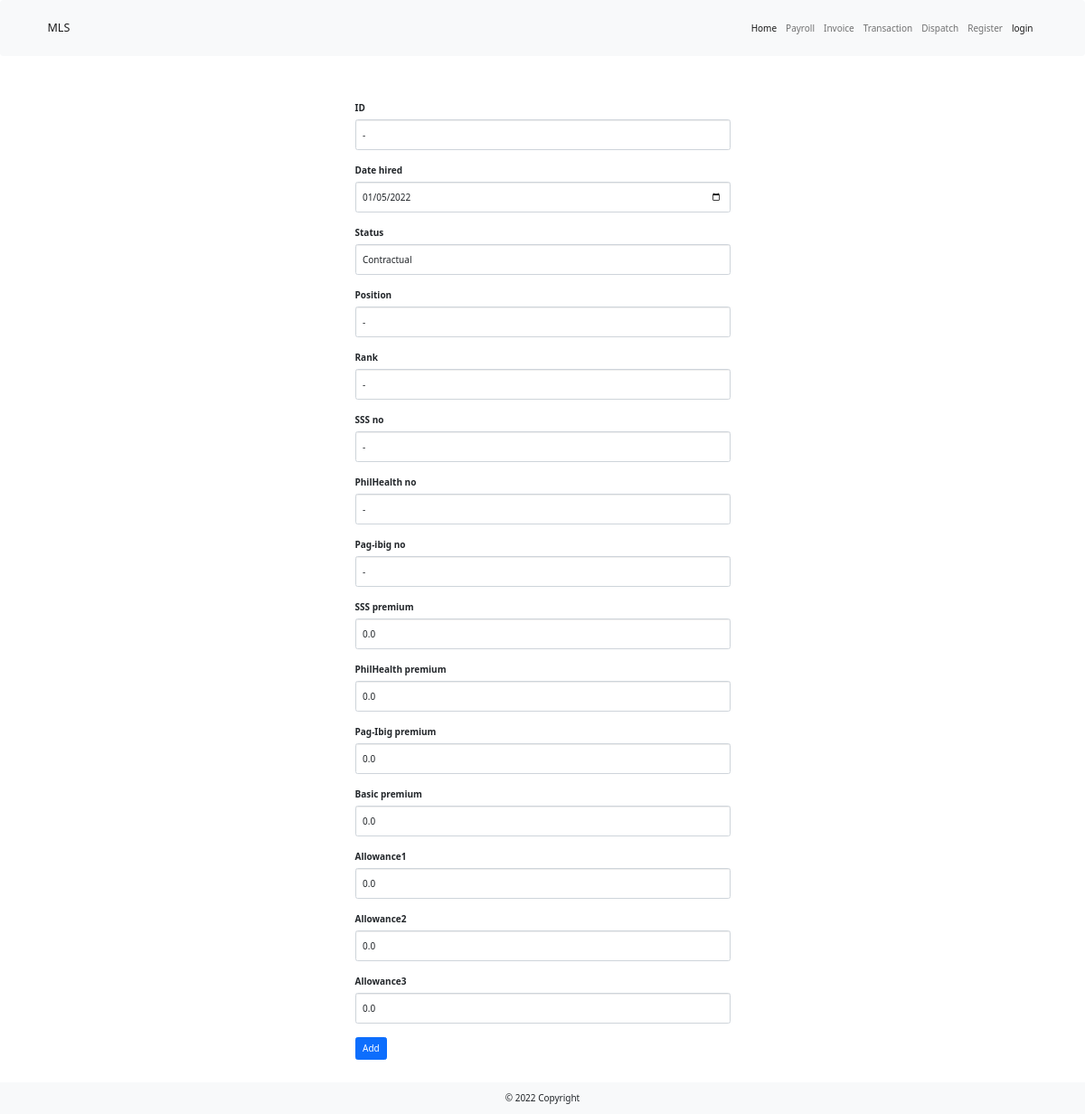
The page /employee_admin_edit/2 on the database as committed earlier.
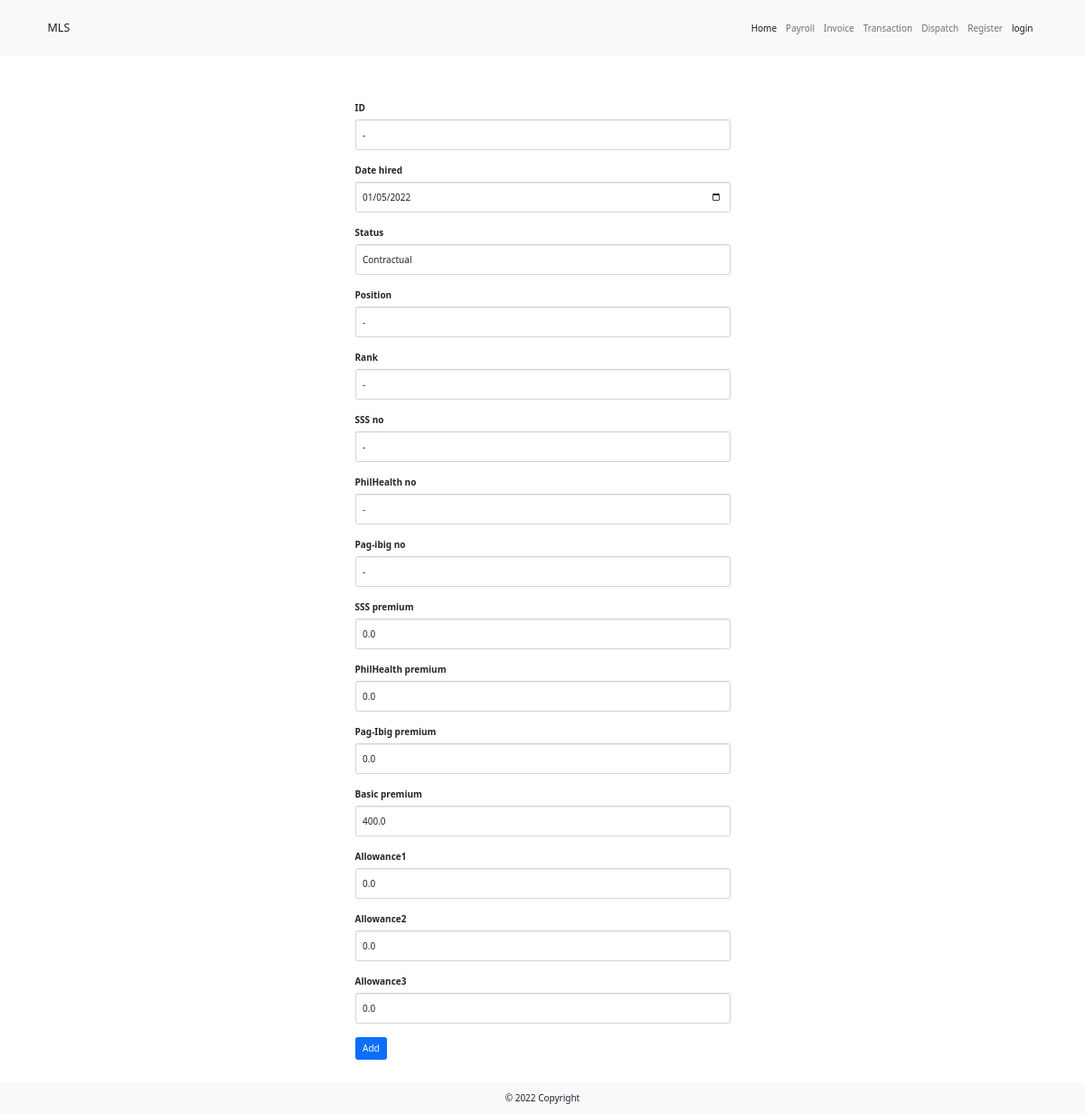
The same page on the database as committed later.
### main.py (models this page shows)
class EmployeeProfileTable(UserMixin, db.Model):
    __tablename__ = "employee"
    id = db.Column(db.Integer, primary_key=True, unique=True)
    first_name = db.Column(db.String(100), nullable=False)
    middle_name = db.Column(db.String(100), nullable=False)
    last_name = db.Column(db.String(100), nullable=False)
    extn_name = db.Column(db.String(100), nullable=False)
    full_name = db.Column(db.String(100), nullable=False)
    birthday = db.Column(db.String(100), nullable=False)
    gender = db.Column(db.String(100), nullable=False)
    contact_no = db.Column(db.String(100), nullable=False)
    facebook = db.Column(db.String(100))
    address = db.Column(db.String(100))
    employee_id = db.Column(db.String(100))
    date_hired = db.Column(db.String(100))
    date_resigned = db.Column(db.String(100))
    employment_status = db.Column(db.String(100))
    position = db.Column(db.String(100))
    rank = db.Column(db.String(100))
    sss_no = db.Column(db.String(100))
    philhealth_no = db.Column(db.String(100))
    pag_ibig_no = db.Column(db.String(100))
    sss_prem = db.Column(db.Float(precision=2))
    philhealth_prem = db.Column(db.Float(precision=2))
    pag_ibig_prem = db.Column(db.Float(precision=2))
    cash_adv = db.Column(db.Float(precision=2))
    ca_date = db.Column(db.String(100))
    ca_deduction = db.Column(db.Float(precision=2))
    ca_remaining = db.Column(db.Float(precision=2))
    basic = db.Column(db.Float(precision=2))
    allowance1 = db.Column(db.Float(precision=2))
    allowance2 = db.Column(db.Float(precision=2))
    allowance3 = db.Column(db.Float(precision=2))
    encoded_on = db.Column(db.String(100))
    encoded_by = db.Column(db.String(100))

### main.py (the view, shortened to what this page needs)
@app.route("/employee_admin_edit/<int:employee_index>", methods=["Get", "Post"])
def employee_admin_edit(employee_index):
    employee_to_edit = EmployeeProfileTable.query.get(employee_index)
    edit_form = EmployeeAdminEditForm(
        employee_id=employee_to_edit.employee_id,
        date_hired=datetime.strptime(employee_to_edit.date_hired, "%Y-%m-%d-%a"),
        employment_status=employee_to_edit.employment_status,
        position=employee_to_edit.position,
        rank=employee_to_edit.rank,
        sss_no=employee_to_edit.sss_no,
        philhealth_no=employee_to_edit.philhealth_no,
        pag_ibig_no=employee_to_edit.pag_ibig_no,
        sss_prem=employee_to_edit.sss_prem,
        philhealth_prem=employee_to_edit.philhealth_prem,
        pag_ibig_prem=employee_to_edit.pag_ibig_prem,
        basic=employee_to_edit.basic,
        allowance1=employee_to_edit.allowance1,
        allowance2=employee_to_edit.allowance2,
        allowance3=employee_to_edit.allowance3
    )
    return render_template("employees_input.html", form=edit_form)

### templates/employees_input.html (shortened to what this page needs)
{% extends 'bootstrap/base.html' %}
{% import "bootstrap/wtf.html" as wtf %}
{% block content%}
    {% include '_header.html' %}
    <div class="container mb-5">
        <div class="row justify-content-center">
            <div class="col col-lg-5 col-md-8 px-5 g-5 m-5">
                {{ wtf.quick_form(form, novalidate=True, button_map={"submit": "primary"}) }}
            </div>
        </div>
    </div>
 {% include '_footer.html' %}
{% endblock%}

Rows that differ between the two databases and show on the page:
changed EmployeeProfileTable "Contractual": basic "0.0" → "400.0"
